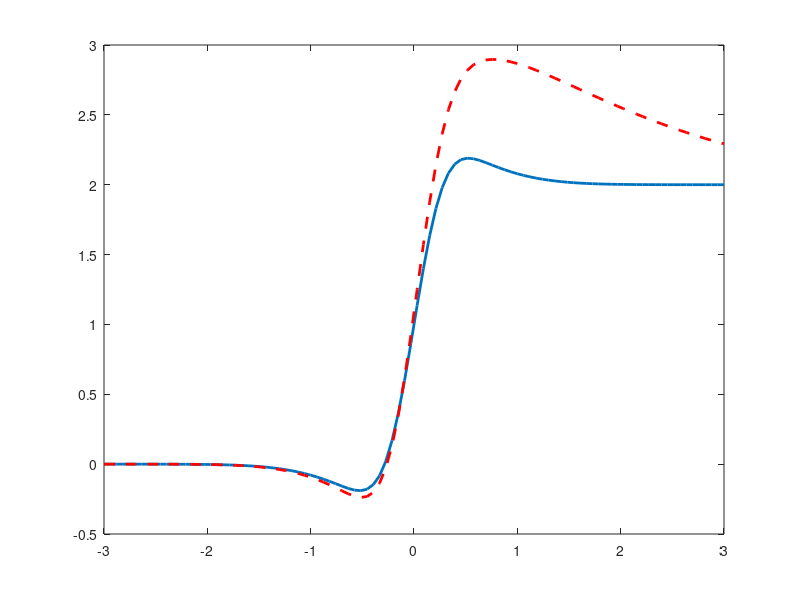
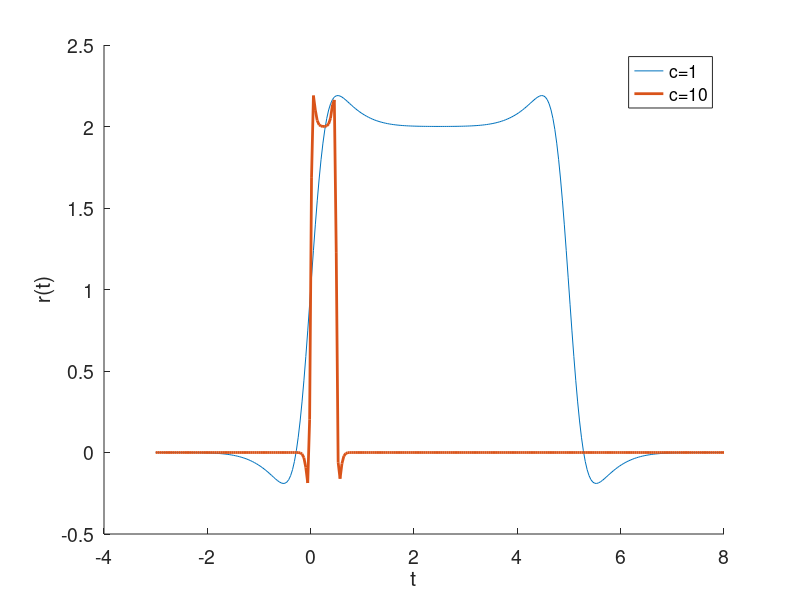

These charts were generated, in order, by the following MATLAB code: (Note: this script raises an error after producing the figures.)
% Code to solve exercises on receptive fields in Chapter 19

clear all
close all
clc

s1 = 3;
s2 = 1;
g1 = 3;
g2 = 1;
c = 1;

t = linspace(-3,3,100);
f = @(x) g1*s1*exp(-s1*s1.*x.*x)/pi^0.5 - g2*s2*exp(-s2*s2.*x.*x)/pi^0.5;   % The receptive field as a sum of Gaussians
transient = @(x,t) f(x).*(t-x/c).*exp(x/c-t);                               % transient response assuming a non-instantaneous response
R = (g1/2)*(1 + erf(s1*c*t)) - (g2/2)*(1 + erf(s2*c*t));                    % response to a semi-infinite bar moving at speed c

% Calculate moving bar response numerically. You can probably do this more
% efficiently. Oh dear.
for i=1:100
steady_f(i) = integral(f,-Inf,c*t(i));
transient_f(i) = integral(@(x)transient(x,t(i)),-Inf,c*t(i));
end

figure(1)
plot(t,R,'LineWidth',2)
hold on
%plot(t,steady_f,'r--','LineWidth',2)
plot(t,steady_f + transient_f,'r--','LineWidth',2)


%% Now calculate the response to a moving bar, width w

t = linspace(-3,8,300);
w = 5;
c=1;
R1 = (g1/2)*erf(s1*c*t) - (g2/2)*erf(s2*c*t) - (g1/2)*erf(s1*(c*t-w)) + (g2/2)*erf(s2*(c*t-w));     
c=10;
R2 = (g1/2)*erf(s1*c*t) - (g2/2)*erf(s2*c*t) - (g1/2)*erf(s1*(c*t-w)) + (g2/2)*erf(s2*(c*t-w));                   

figure(2)
plot(t,R1,t,R2,'LineWidth',2)
set(gca,'Fontsize',14)
xlabel('t')
ylabel('r(t)')
box off
legend('c=1','c=10')

%saveas(2,'../../Math-Physiol-3rd-Edition/figures/chap_19_retina/exercises/receptive_field.png')

%% Now calculate the response to a step and a bar, when the response is not instantaneous

c = 1;
w = 8;
n = 200;
t = linspace(-2,20,n);
imp = @(t)(1.2*t.*exp(-t) - 0.45*t.^2.*exp(-t)).*heaviside(t);

for i = 1:n
step_response(i) = integral(@(s)imp(t(i)-s),0,t(i));
end

figure(3)
plot(t,imp(t),t,step_response,'LineWidth',2)
set(gca,'Fontsize',14)
xlabel('t')
ylabel('r(t)')
box off
legend('impulse response','step response')
%saveas(3,'../../Math-Physiol-3rd-Edition/figures/chap_19_retina/exercises/receptive_field_2.png')


%% Finally, calculate the response to a moving step, when the response is not instantaneous

w = 8;
n = 200;
t = linspace(-2,20,n);
c=1;
stim1 = @(x,t)heaviside(t-x/c) - heaviside(t-x/c-w/c);
c=0.5;
stim2 = @(x,t)heaviside(t-x/c) - heaviside(t-x/c-w/c);
c=3;
stim3 = @(x,t)heaviside(t-x/c) - heaviside(t-x/c-w/c);
for i = 1:n
bar_response1(i) = integral2(@(s,x)stim1(x,t(i)).*imp(t(i)-s).*f(x),-Inf,t(i),-Inf,Inf);
bar_response2(i) = integral2(@(s,x)stim2(x,t(i)).*imp(t(i)-s).*f(x),-Inf,t(i),-Inf,Inf);
bar_response3(i) = integral2(@(s,x)stim3(x,t(i)).*imp(t(i)-s).*f(x),-Inf,t(i),-Inf,Inf);
end

figure(4)
plot(t,bar_response1,t,bar_response2,t,bar_response3,'LineWidth',2)
set(gca,'Fontsize',14)
xlabel('t')
ylabel('r(t)')
box off
legend('c=1','c=0.5','c=3')
saveas(4,'../../Math-Physiol-3rd-Edition/figures/chap_19_retina/exercises/receptive_field_3.png')
